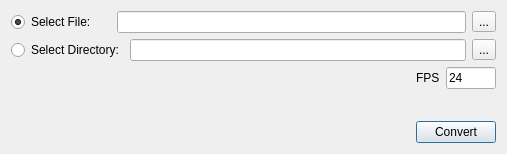
<?xml version="1.0" encoding="UTF-8"?>
<ui version="4.0">
 <class>VideoToImageDialog</class>
 <widget class="QDialog" name="VideoToImageDialog">
  <property name="geometry">
   <rect>
    <x>0</x>
    <y>0</y>
    <width>507</width>
    <height>154</height>
   </rect>
  </property>
  <property name="windowTitle">
   <string>Video to Image Converter</string>
  </property>
  <layout class="QVBoxLayout" name="verticalLayout_2">
   <item>
    <layout class="QVBoxLayout" name="verticalLayout">
     <item>
      <layout class="QHBoxLayout" name="horizontalLayoutFile">
       <item>
        <widget class="QRadioButton" name="radioButtonFile">
         <property name="minimumSize">
          <size>
           <width>100</width>
           <height>0</height>
          </size>
         </property>
         <property name="text">
          <string>Select File:</string>
         </property>
         <property name="checked">
          <bool>true</bool>
         </property>
         <property name="autoExclusive">
          <bool>true</bool>
         </property>
        </widget>
       </item>
       <item>
        <widget class="QLineEdit" name="lineEditFile"/>
       </item>
       <item>
        <widget class="QToolButton" name="toolButtonSelectFile">
         <property name="text">
          <string>...</string>
         </property>
        </widget>
       </item>
      </layout>
     </item>
     <item>
      <layout class="QHBoxLayout" name="horizontalLayoutDirectory">
       <item>
        <widget class="QRadioButton" name="radioButtonDirectory">
         <property name="minimumSize">
          <size>
           <width>100</width>
           <height>0</height>
          </size>
         </property>
         <property name="text">
          <string>Select Directory:</string>
         </property>
         <property name="autoExclusive">
          <bool>true</bool>
         </property>
        </widget>
       </item>
       <item>
        <widget class="QLineEdit" name="lineEditDirectory"/>
       </item>
       <item>
        <widget class="QToolButton" name="toolButtonSelectDirectory">
         <property name="text">
          <string>...</string>
         </property>
        </widget>
       </item>
      </layout>
     </item>
     <item>
      <layout class="QHBoxLayout" name="horizontalLayoutFPS">
       <item>
        <spacer name="horizontalSpacer_2">
         <property name="orientation">
          <enum>Qt::Horizontal</enum>
         </property>
         <property name="sizeHint" stdset="0">
          <size>
           <width>40</width>
           <height>20</height>
          </size>
         </property>
        </spacer>
       </item>
       <item>
        <widget class="QLabel" name="labelFPS">
         <property name="text">
          <string>FPS</string>
         </property>
        </widget>
       </item>
       <item>
        <widget class="QLineEdit" name="lineEditFPS">
         <property name="maximumSize">
          <size>
           <width>50</width>
           <height>16777215</height>
          </size>
         </property>
         <property name="text">
          <string>24</string>
         </property>
        </widget>
       </item>
      </layout>
     </item>
     <item>
      <spacer name="verticalSpacer_2">
       <property name="orientation">
        <enum>Qt::Vertical</enum>
       </property>
       <property name="sizeHint" stdset="0">
        <size>
         <width>20</width>
         <height>40</height>
        </size>
       </property>
      </spacer>
     </item>
     <item>
      <layout class="QHBoxLayout" name="horizontalLayout_3">
       <item>
        <spacer name="horizontalSpacer">
         <property name="orientation">
          <enum>Qt::Horizontal</enum>
         </property>
         <property name="sizeHint" stdset="0">
          <size>
           <width>40</width>
           <height>20</height>
          </size>
         </property>
        </spacer>
       </item>
       <item>
        <widget class="QPushButton" name="pushButtonConvert">
         <property name="text">
          <string>Convert</string>
         </property>
        </widget>
       </item>
      </layout>
     </item>
    </layout>
   </item>
  </layout>
 </widget>
 <resources/>
 <connections/>
</ui>
